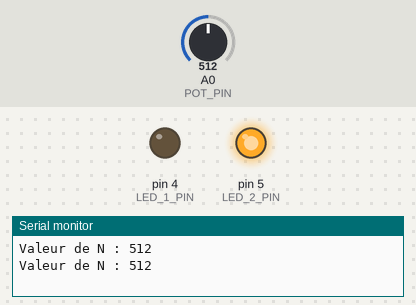
A sketch run on a simulated Arduino Uno, built with avr-gcc and run on an emulated ATmega328P. Shown: output pins drawn as LEDs (lit = HIGH), the last lines printed to the serial monitor. The test bench sets the inputs (shaded band); at power-on: A0 (POT_PIN) = 512.

Above: at 1.8 s.
1.9 s: A0 (POT_PIN) set to 591
3.4 s: A0 (POT_PIN) set to 614
At 4.9 s:
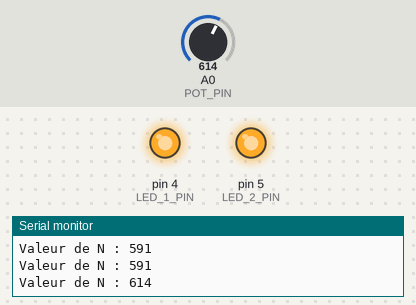
5.5 s: A0 (POT_PIN) set to 390
At 6.4 s:
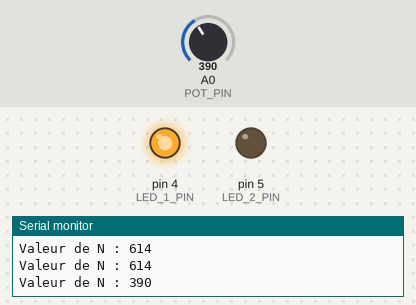
7.5 s: A0 (POT_PIN) set to 410
At 9.2 s:
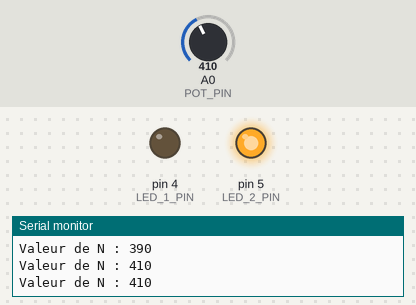
9.5 s: A0 (POT_PIN) set to 306
At 10.7 s:
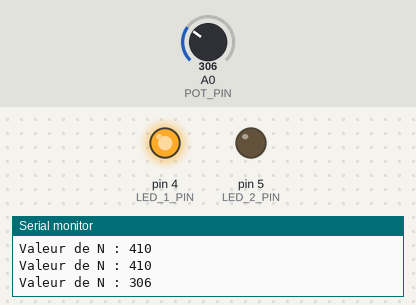
Timing chart, 0 to 12.5 s (numbered marks = the images above; inputs shaded):
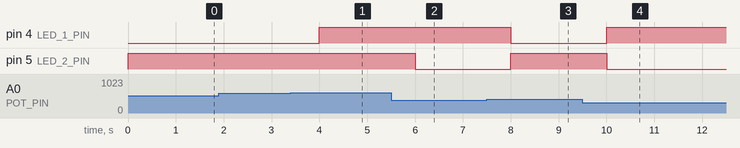

The sketch:

01-potentiometer-led-control.ino
```cpp
// Experiment 1: select LED states based on an analog potentiometer reading.
const int POT_PIN = A0;
const int LED_1_PIN = 4;
const int LED_2_PIN = 5;

void setup() {
  pinMode(LED_1_PIN, OUTPUT);
  pinMode(LED_2_PIN, OUTPUT);
  Serial.begin(9600);
}

void loop() {
  digitalWrite(LED_1_PIN, LOW);
  digitalWrite(LED_2_PIN, LOW);

  int value = analogRead(POT_PIN);
  Serial.print("Valeur de N : ");
  Serial.println(value);

  if (value < 400) {
    digitalWrite(LED_1_PIN, HIGH);
  } else if (value < 600) {
    digitalWrite(LED_2_PIN, HIGH);
  } else {
    digitalWrite(LED_1_PIN, HIGH);
    digitalWrite(LED_2_PIN, HIGH);
  }

  delay(1000);
}
```

Measured:
- the behaviour switches between 599 and 600 on A0 (POT_PIN) (found by bisection; images 0 and 1)
- the behaviour switches between 399 and 400 on A0 (POT_PIN) (found by bisection; images 2 and 3)
- after the input at 3.4 s, pin 4 (LED_1_PIN): LOW → HIGH after 0.60 s
- after the input at 5.5 s, pin 5 (LED_2_PIN): HIGH → LOW after 0.50 s
- after the input at 7.5 s, pin 4 (LED_1_PIN): HIGH → LOW after 0.50 s; pin 5 (LED_2_PIN): LOW → HIGH after 0.50 s
- after the input at 9.5 s, pin 4 (LED_1_PIN): LOW → HIGH after 0.50 s; pin 5 (LED_2_PIN): HIGH → LOW after 0.50 s
